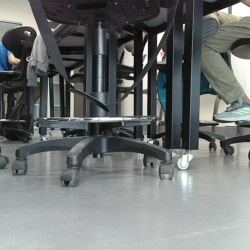
#> input picture sample_images/output_1753816410.png, 250 x 250 px
$ python -i prepare_dataset.py   (imports and definitions only)
#> lines starting #> are read from the running program, lines starting #| are printed output that depends on the picture; after the words box and inside, x2 and y2 are one past the last pixel; in counts of white or black regions, pixels touching at a corner belong together
#> further down, picture is the input picture: shape (250, 250, 3); mean B, G, R 115.7, 116.5, 112.7
#!/usr/bin/env python3
"""Convierte Fotos Señales Visión a dataset YOLO (detección).

- HEIC/PNG/JPG -> JPG
- Auto-anotación de bounding boxes en señales (Izquierda, Derecha, Bloqueo)
- Imágenes en Negativas (y sample_images del robot) sin labels → fondo
- Split train/val estratificado
- Genera data/signs.yaml y visualizaciones de revisión
"""

from __future__ import annotations

import argparse
import random
import shutil
import subprocess
import sys
from pathlib import Path

import cv2
import numpy as np

CLASS_MAP = {
    "Izquierda": ("turn_left", 0),
    "Derecha": ("turn_right", 1),
    "Bloqueo": ("stop", 2),
}

NEGATIVE_FOLDERS = ("Negativas",)
IMAGE_EXTS = {".png", ".jpg", ".jpeg", ".heic", ".HEIC"}


# [13 lines left out: function convert_to_jpg, not called in this run]


def auto_bbox(img: np.ndarray) -> tuple[tuple[int, int, int, int] | None, float]:
    """Detecta la señal blanca cuadrada. Devuelve (bbox, score) o (None, 0)."""
    h, w = img.shape[:2]
#> h = 250; w = 250
    gray = cv2.cvtColor(img, cv2.COLOR_BGR2GRAY)
    y0 = int(h * 0.15)
#> y0 = 37
    roi = gray[y0:, :]
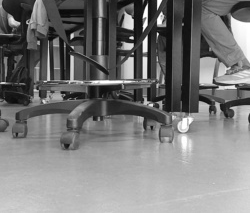
#> roi: shape (213, 250); min 6, max 255, mean 121.7
    rh, rw = roi.shape
#> rh = 213; rw = 250

    blurred = cv2.GaussianBlur(roi, (5, 5), 0)
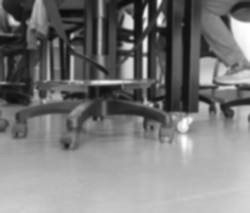
#> blurred: shape (213, 250); min 12, max 255, mean 121.7
    _, mask = cv2.threshold(blurred, 160, 255, cv2.THRESH_BINARY)
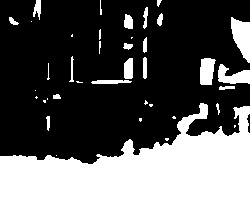
#> mask: shape (213, 250); 36.6% white; 39 white regions (15 under 20 px)
    contours, _ = cv2.findContours(mask, cv2.RETR_EXTERNAL, cv2.CHAIN_APPROX_SIMPLE)
#> contours = 39 contours, 21 with area under 20; largest, box (x1, y1, x2, y2) and area: (0, 103, 250, 213) 16492, (231, 17, 250, 63) 514, (218, 64, 250, 84) 336, (200, 58, 216, 85) 312, (124, 58, 133, 79) 146

    best = None
    best_score = -1.0
    for contour in contours:
        x, y, bw, bh = cv2.boundingRect(contour)
        area = bw * bh
        if area < 0.002 * rh * rw or area > 0.15 * rh * rw:
            continue
        aspect = bw / bh if bh else 0.0
        if not (0.6 < aspect < 1.6):
            continue

        patch = roi[y : y + bh, x : x + bw]
        if patch.size == 0:
            continue
        contrast = float(patch.std())
        if contrast < 25:
            continue

        cx = x + bw / 2
        center_penalty = abs(cx - rw / 2) / (rw / 2)
        score = area * (1 - 0.5 * center_penalty) * (contrast / 50)
        if score > best_score:
            best_score = score
            best = (x, y + y0, bw, bh)
#> this loop made 39 passes
#> (x, y, bw, bh, area) on passes 6, 8, 9, 10, 14, 16, 20, 23, 25, 26, 27, 33: (46, 116, 4, 15, 60), (216, 103, 4, 12, 48), (0, 103, 250, 110, 27500), (144, 100, 4, 5, 20), (53, 94, 8, 5, 40), (219, 86, 16, 4, 64), (47, 63, 3, 17, 51), (143, 57, 4, 22, 88), (123, 43, 10, 7, 70), (99, 41, 2, 13, 26), (143, 37, 4, 16, 64), (9, 17, 10, 8, 80)
#> (x, y, bw, bh, area, aspect) on passes 18, 19, 21, 22, 24, 32: (91, 80, 41, 4, 164, 10.25), (218, 64, 32, 20, 640, 1.6), (200, 58, 16, 27, 432, 0.593), (124, 58, 9, 21, 189, 0.429), (69, 56, 5, 26, 130, 0.192), (231, 17, 19, 46, 874, 0.413)
#> after the loop, best_score = -1

    if best is None:
        return None, 0.0

    x, y, bw, bh = best
    pad = int(max(bw, bh) * 0.15)
    x = max(0, x - pad)
    y = max(0, y - pad)
    bw = min(w - x, bw + 2 * pad)
    bh = min(h - y, bh + 2 * pad)
    return (x, y, bw, bh), best_score


# [196 lines left out: functions to_yolo_line, collect_positive, collect_negatives, split_items, write_yaml, main, not called in this run]


# [2 lines not run here, left out]

>>> import cv2
>>> picture = cv2.imread('../sample_images/output_1753816410.png')
>>> result = auto_bbox(picture)

$ run again, on sample_images/output_1753816450.png
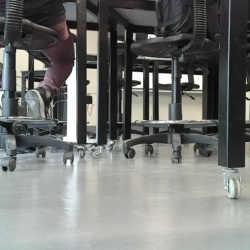
#> input picture sample_images/output_1753816450.png, 250 x 250 px
#> picture is the input picture: shape (250, 250, 3); mean B, G, R 115.1, 117.6, 116
#> in auto_bbox, `blurred = cv2.GaussianBlur(roi, (5, 5), 0)`:
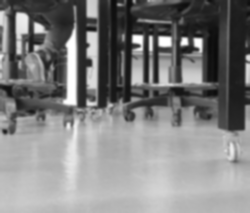
#> blurred: shape (213, 250); min 10, max 255, mean 127.6
#> in auto_bbox, `_, mask = cv2.threshold(blurred, 160, 255, cv2.THRESH_BINARY)`:
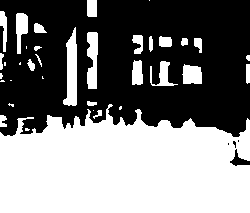
#> mask: shape (213, 250); 48.2% white; 36 white regions (12 under 20 px)
#> contours = 36 contours, 15 with area under 20; largest, box (x1, y1, x2, y2) and area: (0, 104, 250, 213) 21446, (63, 27, 77, 106) 642, (87, 32, 98, 89) 441, (182, 64, 202, 84) 302, (16, 13, 28, 54) 276
#> the loop in auto_bbox, `for contour in contours:` made 36 passes
#> (x, y, bw, bh, area, aspect, contrast, cx) on pass 17: (150, 61, 28, 25, 700, 1.12, 63.88, 164)
#> after the loop in auto_bbox, `for contour in contours:`: best_score = 754.8
#> in auto_bbox, `x, y, bw, bh = best`: x = 150; y = 98; bw = 28; bh = 25
#> pad = 4
#> in auto_bbox, `x = max(0, x - pad)`: x = 146
#> in auto_bbox, `y = max(0, y - pad)`: y = 94
#> in auto_bbox, `bw = min(w - x, bw + 2 * pad)`: bw = 36
#> in auto_bbox, `bh = min(h - y, bh + 2 * pad)`: bh = 33
#> result = ((146, 94, 36, 33), 754.8)

$ run again, on sample_images/output_1753816460.png
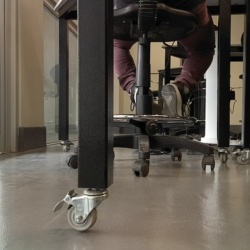
#> input picture sample_images/output_1753816460.png, 250 x 250 px
#> picture is the input picture: shape (250, 250, 3); mean B, G, R 77.8, 87.1, 94.3
#> in auto_bbox, `blurred = cv2.GaussianBlur(roi, (5, 5), 0)`:
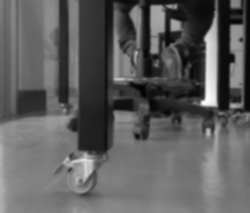
#> blurred: shape (213, 250); min 3, max 253, mean 93.6
#> in auto_bbox, `_, mask = cv2.threshold(blurred, 160, 255, cv2.THRESH_BINARY)`:
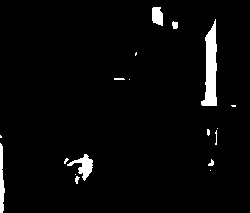
#> mask: shape (213, 250); 3.2% white; 18 white regions (10 under 20 px)
#> contours = 18 contours, 13 with area under 20; largest, box (x1, y1, x2, y2) and area: (201, 19, 217, 106) 752, (67, 154, 93, 181) 237, (0, 143, 5, 213) 168, (152, 7, 163, 26) 148, (172, 21, 178, 29) 28
#> the loop in auto_bbox, `for contour in contours:` made 18 passes
#> (x, y, bw, bh, area, aspect, contrast, cx) on pass 6: (67, 154, 26, 27, 702, 0.963, 45.84, 80)
#> after the loop in auto_bbox, `for contour in contours:`: best_score = 527.7
#> in auto_bbox, `x, y, bw, bh = best`: x = 67; y = 191; bw = 26; bh = 27
#> pad = 4
#> in auto_bbox, `x = max(0, x - pad)`: x = 63
#> in auto_bbox, `y = max(0, y - pad)`: y = 187
#> in auto_bbox, `bw = min(w - x, bw + 2 * pad)`: bw = 34
#> in auto_bbox, `bh = min(h - y, bh + 2 * pad)`: bh = 35
#> result = ((63, 187, 34, 35), 527.7)

$ run again, on sample_images/output_1753816470.png
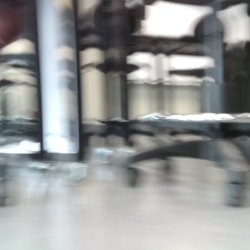
#> input picture sample_images/output_1753816470.png, 250 x 250 px
#> picture is the input picture: shape (250, 250, 3); mean B, G, R 150.6, 151.2, 148.9
#> in auto_bbox, `roi = gray[y0:, :]`:
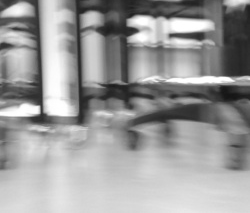
#> roi: shape (213, 250); min 21, max 255, mean 154.4
#> in auto_bbox, `_, mask = cv2.threshold(blurred, 160, 255, cv2.THRESH_BINARY)`:
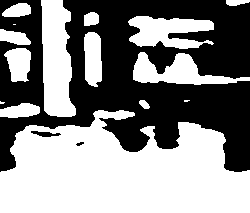
#> mask: shape (213, 250); 53.6% white; 3 black regions
#> contours = 15 contours, 3 with area under 20; largest, box (x1, y1, x2, y2) and area: (0, 110, 250, 213) 18578, (41, 0, 76, 117) 2933, (128, 16, 214, 49) 1712, (133, 52, 250, 85) 1628, (84, 32, 102, 87) 782
#> the loop in auto_bbox, `for contour in contours:` made 15 passes
#> (x, y, bw, bh, area, aspect, contrast, cx) on pass 7: (4, 48, 27, 34, 918, 0.794, 26.99, 17.5)
#> after the loop in auto_bbox, `for contour in contours:`: best_score = 282.4
#> in auto_bbox, `x, y, bw, bh = best`: x = 4; y = 85; bw = 27; bh = 34
#> pad = 5
#> in auto_bbox, `x = max(0, x - pad)`: x = 0
#> in auto_bbox, `y = max(0, y - pad)`: y = 80
#> in auto_bbox, `bw = min(w - x, bw + 2 * pad)`: bw = 37
#> in auto_bbox, `bh = min(h - y, bh + 2 * pad)`: bh = 44
#> result = ((0, 80, 37, 44), 282.4)
